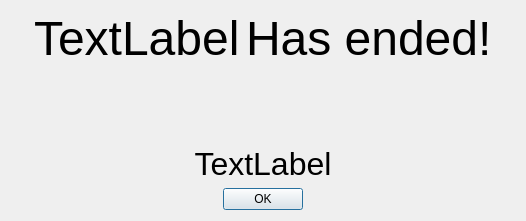
<?xml version="1.0" encoding="UTF-8"?>
<ui version="4.0">
 <class>RoundGamePopup</class>
 <widget class="QDialog" name="RoundGamePopup">
  <property name="geometry">
   <rect>
    <x>0</x>
    <y>0</y>
    <width>526</width>
    <height>221</height>
   </rect>
  </property>
  <property name="windowTitle">
   <string>Dialog</string>
  </property>
  <layout class="QVBoxLayout" name="verticalLayout">
   <item>
    <layout class="QHBoxLayout" name="horizontalLayout">
     <item>
      <spacer name="horizontalSpacer">
       <property name="orientation">
        <enum>Qt::Horizontal</enum>
       </property>
       <property name="sizeHint" stdset="0">
        <size>
         <width>40</width>
         <height>20</height>
        </size>
       </property>
      </spacer>
     </item>
     <item>
      <widget class="QLabel" name="roundOrGameLabel">
       <property name="font">
        <font>
         <pointsize>36</pointsize>
        </font>
       </property>
       <property name="text">
        <string>TextLabel</string>
       </property>
      </widget>
     </item>
     <item>
      <widget class="QLabel" name="label_2">
       <property name="font">
        <font>
         <pointsize>36</pointsize>
        </font>
       </property>
       <property name="text">
        <string>Has ended!</string>
       </property>
      </widget>
     </item>
     <item>
      <spacer name="horizontalSpacer_2">
       <property name="orientation">
        <enum>Qt::Horizontal</enum>
       </property>
       <property name="sizeHint" stdset="0">
        <size>
         <width>40</width>
         <height>20</height>
        </size>
       </property>
      </spacer>
     </item>
    </layout>
   </item>
   <item>
    <spacer name="verticalSpacer">
     <property name="orientation">
      <enum>Qt::Vertical</enum>
     </property>
     <property name="sizeHint" stdset="0">
      <size>
       <width>20</width>
       <height>60</height>
      </size>
     </property>
    </spacer>
   </item>
   <item>
    <widget class="QLabel" name="winnerLabel">
     <property name="font">
      <font>
       <pointsize>24</pointsize>
      </font>
     </property>
     <property name="text">
      <string>TextLabel</string>
     </property>
     <property name="alignment">
      <set>Qt::AlignCenter</set>
     </property>
    </widget>
   </item>
   <item>
    <layout class="QHBoxLayout" name="horizontalLayout_2">
     <item>
      <spacer name="horizontalSpacer_3">
       <property name="orientation">
        <enum>Qt::Horizontal</enum>
       </property>
       <property name="sizeHint" stdset="0">
        <size>
         <width>40</width>
         <height>20</height>
        </size>
       </property>
      </spacer>
     </item>
     <item>
      <widget class="QPushButton" name="okButton">
       <property name="maximumSize">
        <size>
         <width>100</width>
         <height>16777215</height>
        </size>
       </property>
       <property name="text">
        <string>OK</string>
       </property>
      </widget>
     </item>
     <item>
      <spacer name="horizontalSpacer_4">
       <property name="orientation">
        <enum>Qt::Horizontal</enum>
       </property>
       <property name="sizeHint" stdset="0">
        <size>
         <width>40</width>
         <height>20</height>
        </size>
       </property>
      </spacer>
     </item>
    </layout>
   </item>
  </layout>
 </widget>
 <resources/>
 <connections>
  <connection>
   <sender>okButton</sender>
   <signal>clicked()</signal>
   <receiver>RoundGamePopup</receiver>
   <slot>close()</slot>
   <hints>
    <hint type="sourcelabel">
     <x>248</x>
     <y>192</y>
    </hint>
    <hint type="destinationlabel">
     <x>343</x>
     <y>194</y>
    </hint>
   </hints>
  </connection>
 </connections>
</ui>
